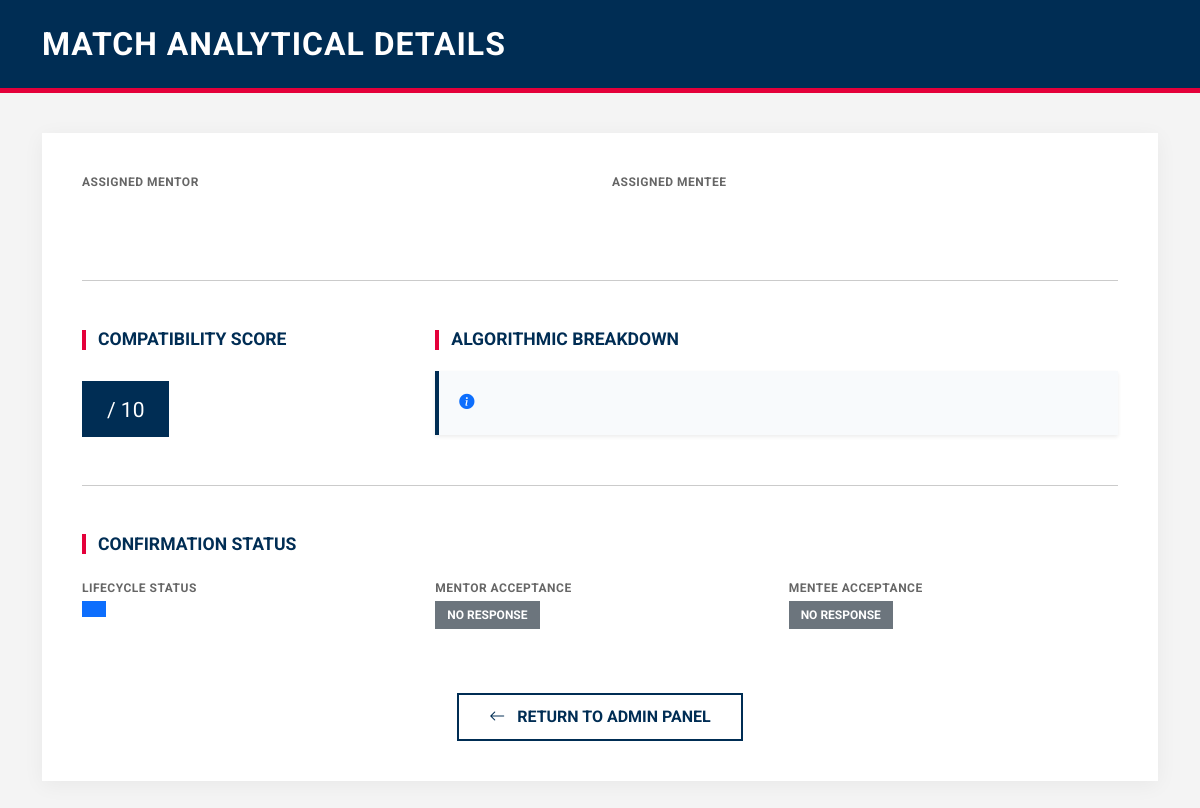
The app's page /match_details/2909, older data.
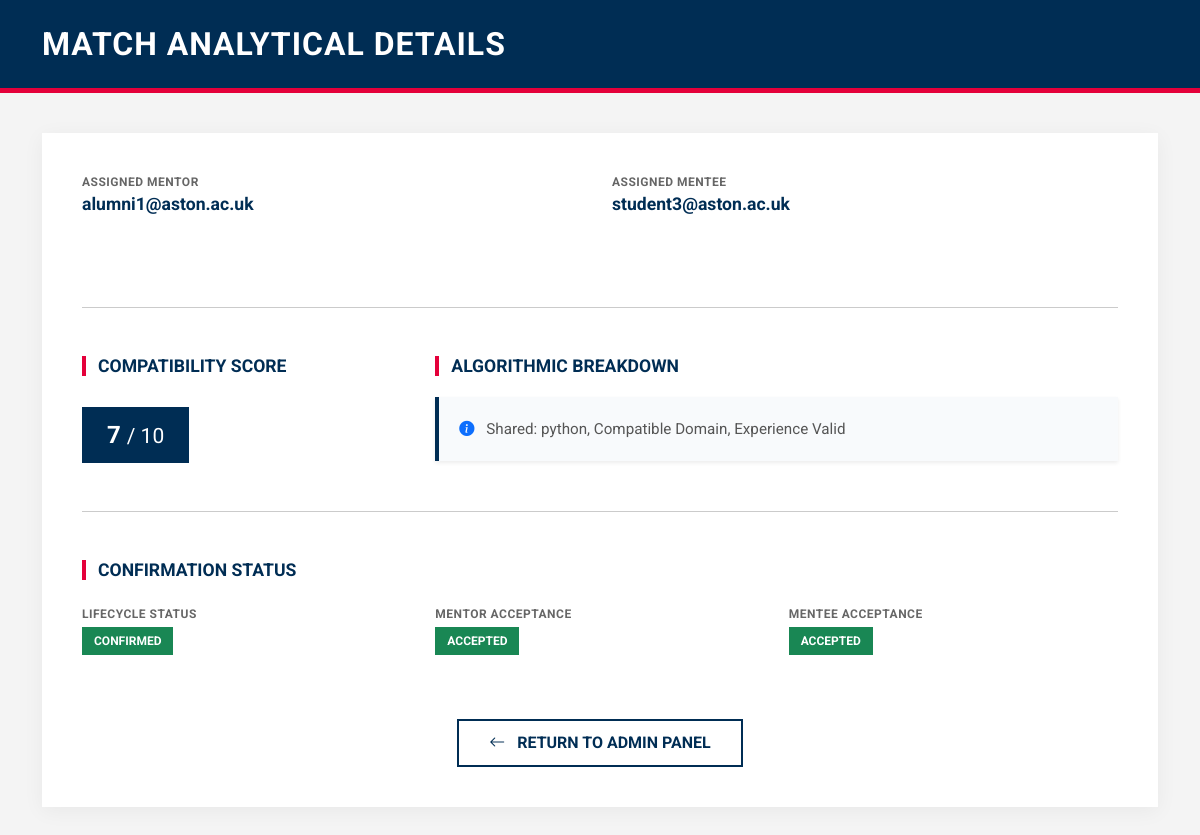
The same page, newer data.
### tables this page shows
CREATE TABLE users (
    id INTEGER PRIMARY KEY AUTOINCREMENT,
    email TEXT UNIQUE,
    password TEXT,
    role TEXT,
    level TEXT,
    experience TEXT,
    domain TEXT,
    availability TEXT,
    location TEXT,
    status TEXT
, verification_code TEXT, is_verified INTEGER DEFAULT 0, reset_code TEXT);

CREATE TABLE matches (
    id INTEGER PRIMARY KEY AUTOINCREMENT,
    mentor_id INTEGER,
    mentee_id INTEGER,
    score INTEGER,
    reason TEXT,
    status TEXT DEFAULT 'pending',
    mentor_response TEXT DEFAULT 'pending',
    mentee_response TEXT DEFAULT 'pending'
, created_at TEXT);

### app.py (the view)
@app.route("/match_details/<int:match_id>")
def match_details(match_id):
    conn = get_db()
    match = conn.execute("""
        SELECT m.*,
               u1.email AS mentor_email, u1.domain AS mentor_domain, u1.experience AS mentor_exp,
               u2.email AS mentee_email, u2.domain AS mentee_domain, u2.level AS mentee_level,
               q1.help_areas AS mentor_help, q2.help_areas AS mentee_help
        FROM matches m
        JOIN users u1 ON m.mentor_id = u1.id
        JOIN users u2 ON m.mentee_id = u2.id
        LEFT JOIN questionnaires q1 ON m.mentor_id = q1.user_id
        LEFT JOIN questionnaires q2 ON m.mentee_id = q2.user_id
        WHERE m.id=?
    """, (match_id,)).fetchone()
    conn.close()
    return render_template("match_details.html", match=match)

### app.py (called while the page is built)
def get_db():
    conn = sqlite3.connect("database.db", timeout=30)
    conn.row_factory = sqlite3.Row
    return conn

### templates/match_details.html (shortened to what this page needs)
<!DOCTYPE html>
<html lang="en">
<head>
    <link href="https://cdn.jsdelivr.net/npm/bootstrap@5.3.2/dist/css/bootstrap.min.css" rel="stylesheet">
    <link rel="stylesheet" href="https://cdn.jsdelivr.net/npm/bootstrap-icons@1.11.3/font/bootstrap-icons.min.css">
</head>
<body>
<header class="admin-header">
    <div class="container">
        <h2>Match Analytical Details</h2>
    </div>
</header>
<div class="container">
    <div class="details-card">
        <div class="row mb-5">
            <div class="col-md-6 info-group">
                <span class="info-label">Assigned Mentor</span>
                <p class="info-value">{{ match.mentor_email }}</p>
            </div>
            <div class="col-md-6 info-group">
                <span class="info-label">Assigned Mentee</span>
                <p class="info-value">{{ match.mentee_email }}</p>
            </div>
        </div>
        <hr class="mb-5">
        <div class="row mb-5">
            <div class="col-md-4">
                <h4 class="section-title">Compatibility Score</h4>
                <div class="score-display">
                    {{ match.score }} <small class="fw-normal">/ 10</small>
                </div>
            </div>
            <div class="col-md-8">
                <h4 class="section-title">Algorithmic Breakdown</h4>
                <div class="reason-box shadow-sm">
                    <i class="bi bi-info-circle-fill me-2 text-primary"></i>
                    {{ match.reason }}
                </div>
            </div>
        </div>
        <hr class="mb-5">
    <h4 class="section-title">Confirmation Status</h4>
    <div class="row mt-4">
        <div class="col-md-4 mb-3">
            <span class="info-label">Lifecycle Status</span>
            {% if match.status == "expired" %}
                <span class="badge status-badge bg-danger mt-1">Expired</span>
            {% elif match.status == "approved" %}
                <span class="badge status-badge bg-warning text-dark mt-1">
                    Awaiting Responses
                </span>
            {% elif match.status == "final" %}
                <span class="badge status-badge bg-success mt-1">
                    Confirmed
                </span>
            {% elif match.status == "declined" %}
                <span class="badge status-badge bg-secondary mt-1">
                    Declined
                </span>
            {% else %}
                <span class="badge status-badge bg-primary mt-1">
                </span>
            {% endif %}
        </div>
        <div class="col-md-4 mb-3">
            <span class="info-label">Mentor Acceptance</span>
            {% if match.mentor_response == "accepted" %}
                <span class="badge status-badge bg-success mt-1">Accepted</span>
            {% elif match.mentor_response == "declined" %}
                <span class="badge status-badge bg-danger mt-1">Declined</span>
            {% else %}
                <span class="badge status-badge bg-secondary mt-1">
                    No Response
                </span>
            {% endif %}
        </div>
        <div class="col-md-4 mb-3">
            <span class="info-label">Mentee Acceptance</span>
            {% if match.mentee_response == "accepted" %}
                <span class="badge status-badge bg-success mt-1">Accepted</span>
            {% elif match.mentee_response == "declined" %}
                <span class="badge status-badge bg-danger mt-1">Declined</span>
            {% else %}
                <span class="badge status-badge bg-secondary mt-1">
                    No Response
                </span>
            {% endif %}
        </div>
    </div>
        <div class="text-center mt-5">
            <a href="/admin" class="btn btn-aston-outline">
                <i class="bi bi-arrow-left me-2"></i> Return to Admin Panel
            </a>
        </div>
    </div>
</div>
</body>
</html>

Row changes from the older to the newer data that the page shows:
added users: mentor_email "alumni1@aston.ac.uk"
added users: mentee_email "student3@aston.ac.uk"
added matches: score "7", reason "Shared: python, Compatible Domain, Experience Valid"
Text that changed along with them:
text no longer shown: "NO RESPONSE NO RESPONSE"
text now shown: "CONFIRMED ACCEPTED ACCEPTED"
